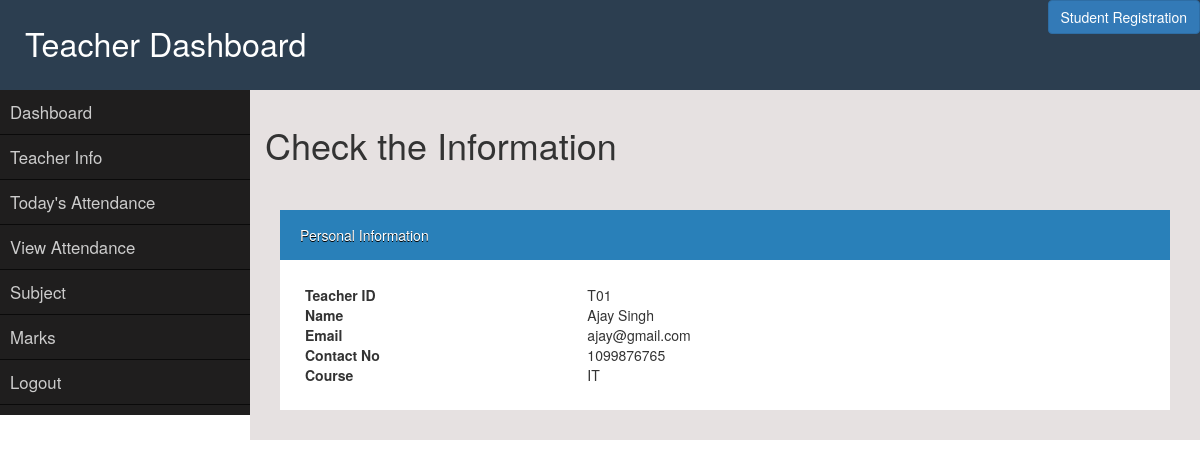
The app's page /info/ (signed in), older data.
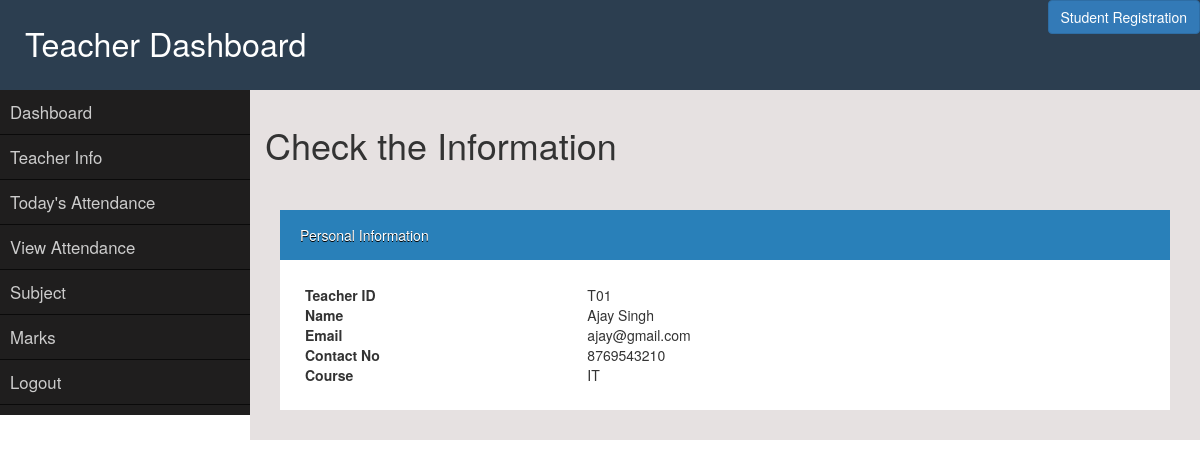
The same page, newer data.
### school/models.py (models this page shows, shortened)
class Teacher(models.Model):
    teacher_id = models.CharField(max_length=20, primary_key=True)
    teacher_name = models.CharField(max_length=200)
    email = models.EmailField(max_length = 100)
    password = models.CharField(max_length = 200)
    phone_no = models.CharField(max_length = 10, unique=True)
    course = models.ForeignKey(Course, on_delete=models.CASCADE, default=0)

class Course(models.Model):
    course_id = models.CharField(max_length=10, primary_key=True)
    course_name = models.CharField(max_length = 200, unique=True)
    def __str__(self):
        return self.course_name

### school/views.py (the view, shortened to what this page needs)
# urls.py: url(r'^info/$', views.info, name="info"),
def info(request):
    if 'teacher' in request.session:
        sessn_val = request.session['teacher']
        teacher_data = Teacher.objects.all().filter(teacher_id=sessn_val)
        for i in teacher_data:
            j = i.course
        subject_data = Subject.objects.all().filter(course= j)
        course_data = Course.objects.all().filter(course_name=j)
        content = {'teacher_data': teacher_data, 'subject_data':subject_data, 'course_data':course_data}
        return render(request, 'school/personal_info.html', content)

### templates/school/personal_info.html (shortened to what this page needs)
{%  extends "school/dashboard.html" %}
                    {% block dashboard %}
                    <h1>Check the Information</h1>
                    <br>
                    <div id="box">
                        <div class="box-top">Personal Information</div>
                        <div class="box-panel">
                          {% if 'teacher' in request.session %}
                                {% for i in teacher_data %}
                                <table style="width:80%">
                                    <tr>
                                      <th>Teacher ID</th>
                                      <td>{{ i.teacher_id }}</td>
                                    </tr>
                                    <tr>
                                      <th>Name</th>
                                      <td>{{ i.teacher_name }}</td>
                                    </tr>
                                    <tr>
                                      <th>Email</th>
                                      <td>{{ i.email }}</td>
                                    </tr>
                                    <tr>
                                      <th>Contact No</th>
                                      <td>{{ i.phone_no }}</td>
                                    </tr>
                                    <tr>
                                      <th>Course</th>
                                      <td>{{ i.course }}</td>
                                    </tr>
                                </table>
                                {% endfor %}
                          {% endif %}
                        </div>
                    </div>
            </div>
{% endblock %}

Row changes from the older to the newer data that the page shows:
changed Teacher "Ajay Singh": phone_no "1099876765" → "8769543210"
